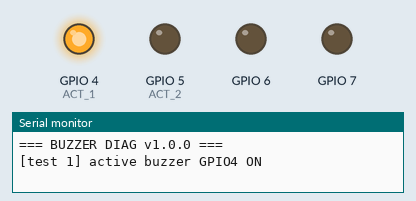
This sketch was run on a simulated ESP32-S3. On the bench: output pins drawn as LEDs (lit = HIGH), the last lines printed to the serial monitor.

Above: at 0.9 s.
At 2.4 s:
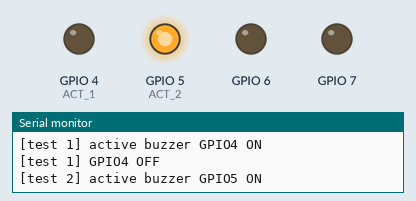
At 12.1 s:
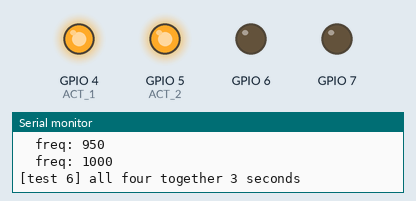
At 15.1 s:
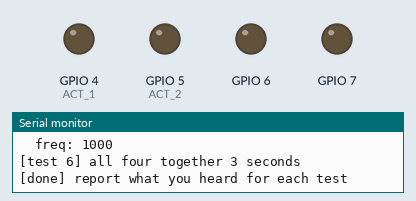
Timing chart, 0 to 16.6 s (numbered marks = the images above):
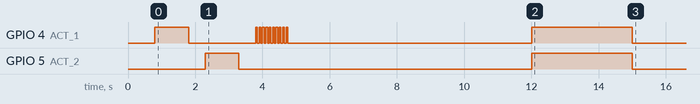

The sketch:

buzzer_diag_v1_0.ino
```cpp
/*
 * PROJECT: Buzzer Diagnostic
 * VERSION: v1.0.0
 * DEVICE:  ESP32-S3 Supermini
 *
 * Tests active buzzers and bare piezos independently.
 * Watch serial monitor and listen carefully to each test.
 *
 * WIRING:
 *   GPIO 4  -> Active buzzer 1 (S pin)
 *   GPIO 5  -> Active buzzer 2 (S pin)
 *   GPIO 6  -> Bare piezo 1 (+)
 *   GPIO 7  -> Bare piezo 2 (+)
 *   GND     -> all - pins
 *   3.3V    -> all + pins on active buzzers
 */

#define VERSION "v1.0.0"

#define ACT_1   4
#define ACT_2   5
#define PIZ_1   6
#define PIZ_2   7

void setup() {
  Serial.begin(115200);
  delay(300);
  Serial.println("=== BUZZER DIAG v1.0.0 ===");

  pinMode(ACT_1, OUTPUT);
  pinMode(ACT_2, OUTPUT);
  digitalWrite(ACT_1, LOW);
  digitalWrite(ACT_2, LOW);

  ledcAttachChannel(PIZ_1, 440, 8, 0);
  ledcAttachChannel(PIZ_2, 440, 8, 1);
  ledcWrite(0, 0);
  ledcWrite(1, 0);

  delay(500);

  // TEST 1 -- active buzzer 1, simple on/off
  Serial.println("[test 1] active buzzer GPIO4 ON");
  digitalWrite(ACT_1, HIGH);
  delay(1000);
  digitalWrite(ACT_1, LOW);
  Serial.println("[test 1] GPIO4 OFF");
  delay(500);

  // TEST 2 -- active buzzer 2
  Serial.println("[test 2] active buzzer GPIO5 ON");
  digitalWrite(ACT_2, HIGH);
  delay(1000);
  digitalWrite(ACT_2, LOW);
  Serial.println("[test 2] GPIO5 OFF");
  delay(500);

  // TEST 3 -- active buzzer 1, rapid pulse (rhythm test)
  Serial.println("[test 3] GPIO4 rapid pulse");
  for (int i = 0; i < 10; i++) {
    digitalWrite(ACT_1, HIGH); delay(50);
    digitalWrite(ACT_1, LOW);  delay(50);
  }
  delay(500);

  // TEST 4 -- bare piezo 1, sweep frequencies
  Serial.println("[test 4] bare piezo GPIO6 freq sweep 100-1000Hz");
  ledcWrite(0, 128);
  for (int f = 100; f <= 1000; f += 50) {
    ledcChangeFrequency(0, f, 8);
    Serial.print("  freq: "); Serial.println(f);
    delay(150);
  }
  ledcWrite(0, 0);
  delay(500);

  // TEST 5 -- bare piezo 2, sweep frequencies
  Serial.println("[test 5] bare piezo GPIO7 freq sweep 100-1000Hz");
  ledcWrite(1, 128);
  for (int f = 100; f <= 1000; f += 50) {
    ledcChangeFrequency(1, f, 8);
    Serial.print("  freq: "); Serial.println(f);
    delay(150);
  }
  ledcWrite(1, 0);
  delay(500);

  // TEST 6 -- all four together
  Serial.println("[test 6] all four together 3 seconds");
  digitalWrite(ACT_1, HIGH);
  digitalWrite(ACT_2, HIGH);
  ledcChangeFrequency(0, 440, 8); ledcWrite(0, 128);
  ledcChangeFrequency(1, 660, 8); ledcWrite(1, 128);
  delay(3000);
  digitalWrite(ACT_1, LOW);
  digitalWrite(ACT_2, LOW);
  ledcWrite(0, 0);
  ledcWrite(1, 0);

  Serial.println("[done] report what you heard for each test");
}

void loop() {}
```
